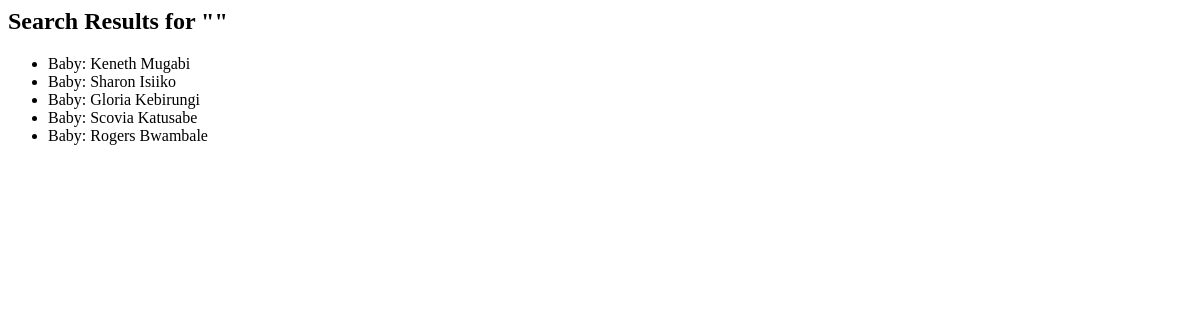
The page /search/ on the database as committed earlier.
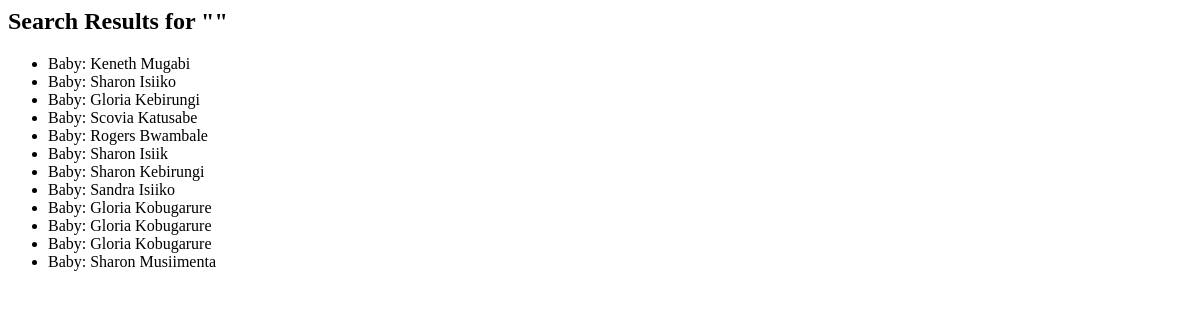
The same page on the database as committed later.
### daystarapp/models.py (models this page shows)
class Baby(models.Model):
    first_name = models.CharField(max_length=50, null=False)
    last_name = models.CharField(max_length=50, null=False)
    gender = models.CharField(max_length=10, null=False, choices=GENDER)
    age = models.PositiveIntegerField()
    location = models.CharField(max_length=50, null=False)
    parent_name = models.CharField(max_length=50, null=False, validators=[validate_two_names])
    parent_contact = models.CharField(max_length=50, null=False, validators=[validate_phone_number])
    def __str__(self):
        return f"Baby: {self.first_name} {self.last_name}"

### daystarapp/views.py (the view)
# urls.py: path('search/', search_results, name='search_results'),
def search_results(request):
    query = request.GET.get('q', '')  # Get the search query from the request
    results = Baby.objects.filter(first_name__icontains=query) |  Baby.objects.filter(last_name__icontains=query)# Filter records based on the query
    return render(request, 'search_results.html', {'results': results, 'query': query})

### daystarapp/templates/search_results.html
<h2>Search Results for "{{ query }}"</h2>
<ul>
    {% for result in results %}
    <li>{{ result }}</li>
    {% empty %}
    <li>No results found.</li>
    {% endfor %}
</ul>

Rows that differ between the two databases and show on the page:
added Baby: first_name+last_name "Baby: Sharon Isiik"
added Baby: first_name+last_name "Baby: Sharon Kebirungi"
added Baby: first_name+last_name "Baby: Sandra Isiiko"
added Baby: first_name+last_name "Baby: Gloria Kobugarure"
added Baby: first_name+last_name "Baby: Gloria Kobugarure"
added Baby: first_name+last_name "Baby: Gloria Kobugarure"
added Baby: first_name+last_name "Baby: Sharon Musiimenta"
